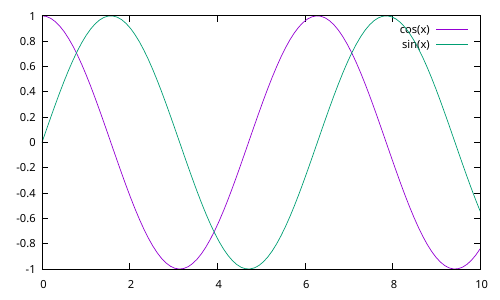

The script that saved this image:
# this will generate the plot in PDF format
set terminal pdf

# the plot will be saved to file functions.pdf
set output 'functions.pdf'

set xrange[0:10]

# plot the sin and cos functions
plot cos(x), sin(x)
